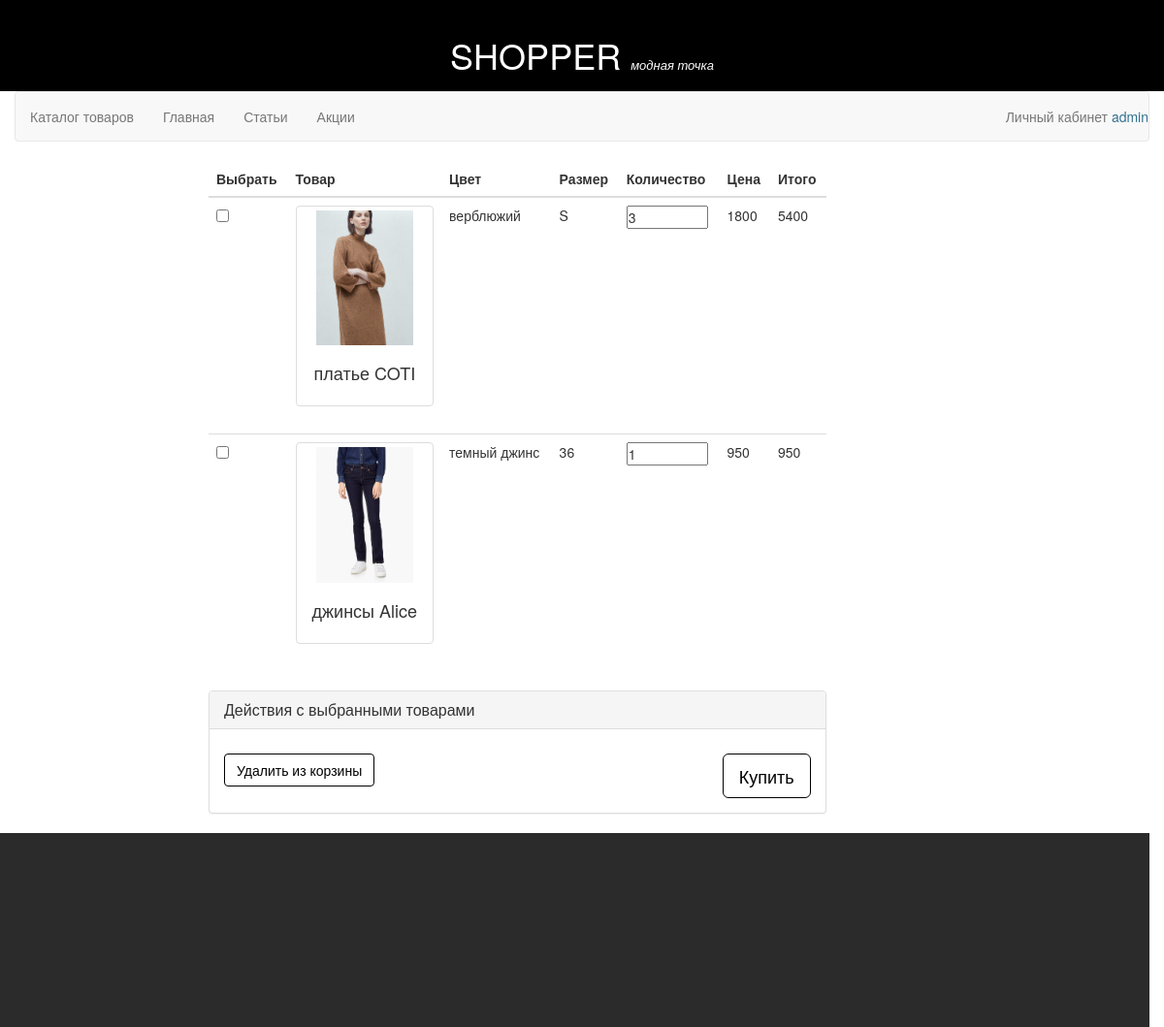
Screenshot of /basket (signed in) with the database file from the repository.
### tables this page shows
CREATE TABLE IF NOT EXISTS `basket` (
  `id_user` int(11) NOT NULL,
  `id_product` int(11) NOT NULL,
  `color_product` char(2) NOT NULL,
  `size` tinyint(4) NOT NULL,
  `count` mediumint(9) NOT NULL
);

### core/core.php (called while the page is built, shortened)
<?php
function page_load(){
	$page = getPage($_SERVER['REQUEST_URI']);
	routing($page);
}
function getPage($url){
	$array = explode('/',$url);
	$page = $array[1];
	$page = trim_parameters($page);
	if ($page){
		$result = $page;
	}
	else $result ='main';
	return $result;
}
function trim_parameters($page){
	$array = explode('?',$page);
	return $array[0];
}
?>

### index.php (called while the page is built)
<?php
include_once ("core/core.php");
page_load();
?>

### core/db_script.php (called while the page is built, shortened)
<?php
function get_connection(){
	return mysqli_connect('127.0.0.1','root','','myfirstshop');
}
function select($table, $what='*', $where='', $add=""){
	if (!empty($where))
	{
		foreach($where as $key=>$value){
			$where_sql.="$and $key='$value' ";
			if (!$and)
				$and=' and ';
		}
		$where_sql='where '.$where_sql;
	}
	$query="SELECT $what FROM $table $where_sql $add";
	$db_connection=get_connection();
	mysqli_set_charset($db_connection,'utf8');
	$result = mysqli_query($db_connection,$query);
	if ($result && mysqli_num_rows($result)){
		while ($row=mysqli_fetch_assoc($result))
			$rows[]=$row;
	}
	else {
		$rows='';
	}
	return $rows;
}

### models/show_basket.php (called while the page is built)
<?php
$id_user = select('users','id',array('login'=>$login));
$id_user = $id_user[0]['id'];
$basket = select('basket','id_product, color_product, size, count', array('id_user'=>$id_user));
if ($basket){
foreach ($basket as $i => $item){
	$photo = select('product_photo','photo_url', array('id'=>$item['id_product'],'color'=>$item['color_product']),"LIMIT 1");
	if ($photo){
		$photo = $photo[0]['photo_url'];
		$basket[$i]['photo_url'] = $photo;}
		else $basket[$i]['photo_url']='';
	$info = select ('product','price,type,name', array('id'=>$item['id_product']));
	$price = $info[0]['price'];
	$name = $info[0]['name'];
	$type = $info[0]['type'];
	$type_name = select ('families','family',array('type'=>$type));
	$type = $type_name[0]['family'];
	$basket[$i]['type'] = $type;
	$basket[$i]['price'] = $price;
	$basket[$i]['name'] = $name;
	$basket[$i]['size_code'] = $item['size'];
	if ($item['size']>17&&$item['size']<25){
		$size = select('sizes','size',array('id'=>$item['size']));
		$basket[$i]['size'] = $size[0]['size'];
	}
	$color_value = select('colors','value', array('code'=>$item['color_product']));
	$color_value = $color_value[0]['value'];
	$basket[$i]['color_value'] = $color_value;
	}
}

### models/parametres.php (called while the page is built, shortened)
<?php
$_tmp = select('settings', '*' );
?>

### views/show_basket_view.php (the view, shortened to what this page needs)
<form action="action_basket" method="POST">
	<div class="row">
		<div class="col-xs-12 col-sm-12 col-md-10 col-lg-10">
			<table class="table table-hover table-responsive">
				<thead>
					<tr><th>Выбрать</th>
						<th>Товар</th>
						<th>Цвет</th>
						<th>Размер</th>
						<th>Количество</th>
						<th>Цена</th>
						<th>Итого</th>
					</tr>
				</thead>
				<tbody>
					<?php if ($basket) foreach ($basket as $item){?>
					<tr>
						<td>
							<input type="checkbox" class="chk" name="id_product[]" value=<?=$item['id_product'].";".$item['color_product'].";".$item['size_code']?>>
						</td>
						<td>
							<div>
								<a href='product?id=<?=$item['id_product'];?>'>
									<div class="thumbnail">
										<img src='<?=($item['photo_url'])?$item['photo_url']:'uploads/img/no_photo.jpg';?>' class="prew">
										<div class="caption">
											<p class="h4 text-center"><?=$item['type']?> <?=$item['name']?></p>
										</div>
									</div>
								</a>
							</div>
						</td>
						<td><?=$item['color_value']?></td>
						<td><?=$item['size']?></td>
						<td class="count"><input  type="number" min="1" value ="<?=$item['count']?>" data-id = "<?=$item['id_product'];?>" data-color="<?=$item['color_product']?>"  data-size="<?=$item['size_code']?>"><p class="help-block"></p></td>
						<td class="price"><?=$item['price']?></td>
						<td class="itog"><?=$item['price']*$item['count']?></td>
					</tr>
					<?php } ?>
				</tbody>
			</table>
		</div>
	</div>
	<div class="row">
		<div class="col-xs-12 col-sm-12 col-md-10 col-lg-10">
			<div class="panel panel-default">
				<div class="panel-heading">
					<h3 class="panel-title">Действия с выбранными товарами</h3>
				</div>
				<div class="panel-body">
					<button type="submit" class="btn btn-default" name="del">Удалить из корзины</button>
					<button type="submit" class="btn btn-default btn-lg pull-right" name="buy">Купить</button>
				</div>
			</div>
		</div>
	</div>
</form>

### views/css/style.css (style rules this page uses)
* { margin:0; padding: 0; }
html,body { height: 100%; min-height: 100%; }
.prew { width:60%; }
.btn { color:black; background: white; border-color:black; margin-top:10px; }
a { color:#384042; }
input[type="number"] { width:6em; }
table td img.prew { width: 100px; }

### rows the page displays
basket: shows a picture, type "джинсы", name "Alice", color_value "темный джинс", size "36", count "1", price "950", $item['price']*$item['count'] "950"

### other values shown
$user_name "admin"
$item['type'] "платье"
$item['name'] "COTI"
$item['color_value'] "верблюжий"
$item['size'] "S"
$item['price'] "1800"
$item['price']*$item['count'] "5400"
